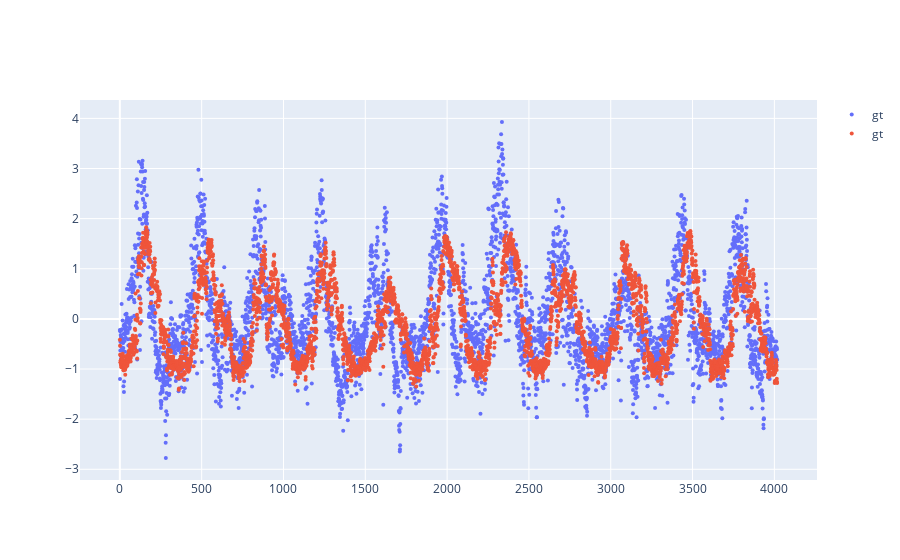

Here is the notebook cell this chart was saved with:
### Code cell
import plotly.graph_objects as go
fig = go.Figure()


fig.add_trace(go.Scatter( y=y_test[0].reshape(-1),
                    mode='markers',
                    marker = dict(
                        color = 1,
                        size=4
                    ),
                    name='gt'))

fig.add_trace(go.Scatter( y=y_pred.reshape(-1),
                    mode='markers',
                    marker = dict(
                        color = 1,
                        size=4
                    ),
                    name='gt'))

### Figure 1 — Plotly figure (JSON) as saved in the notebook; plotly's stock layout.template omitted (floating-point values rounded to 4 significant figures; data arrays with more than 128 entries replaced by an {"elided": "..."} marker saying what was removed)
{"data": [{"marker": {"color": 1, "size": 4}, "mode": "markers", "name": "gt", "type": "scatter", "y": {"elided": "4018 float values"}}, {"marker": {"color": 1, "size": 4}, "mode": "markers", "name": "gt", "type": "scatter", "y": {"elided": "4018 float values"}}], "layout": {}}
